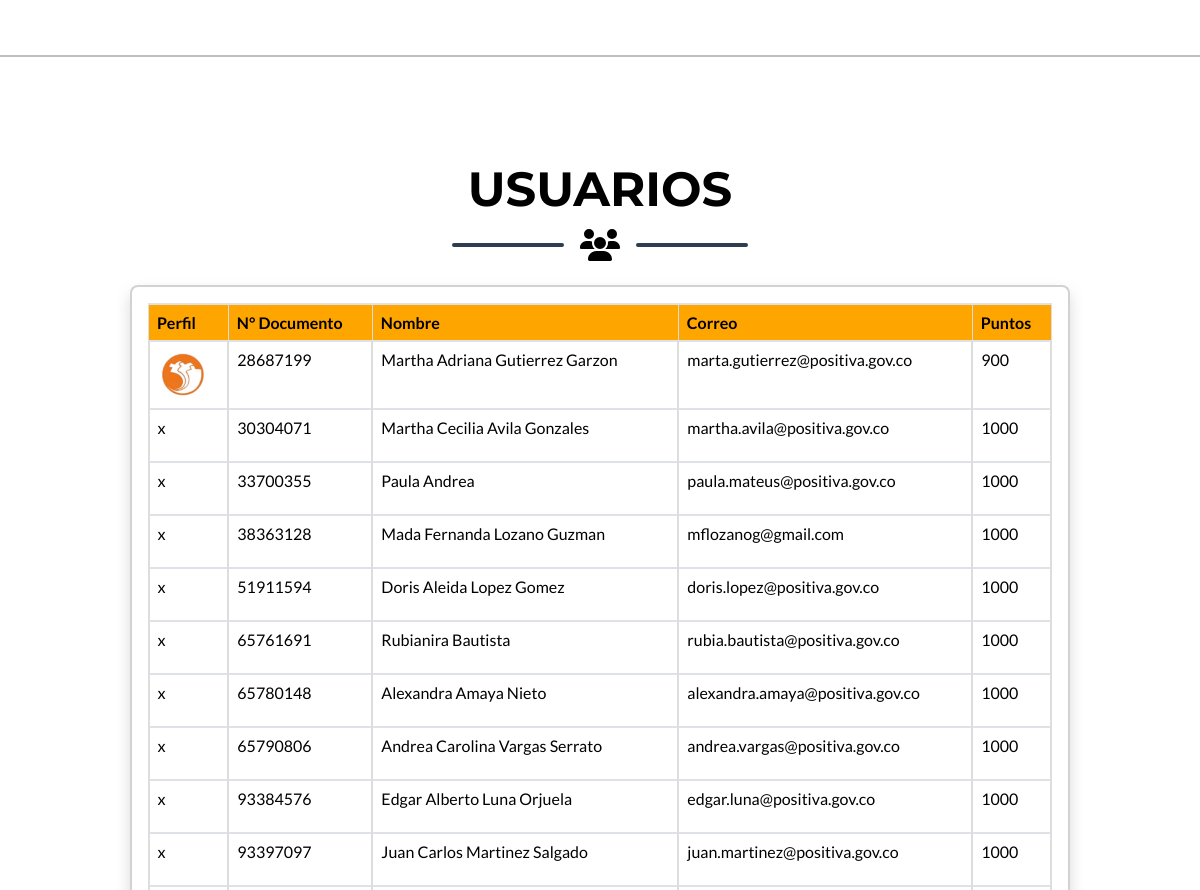
/ (signed in, middle part), run on an earlier commit of the app's database.
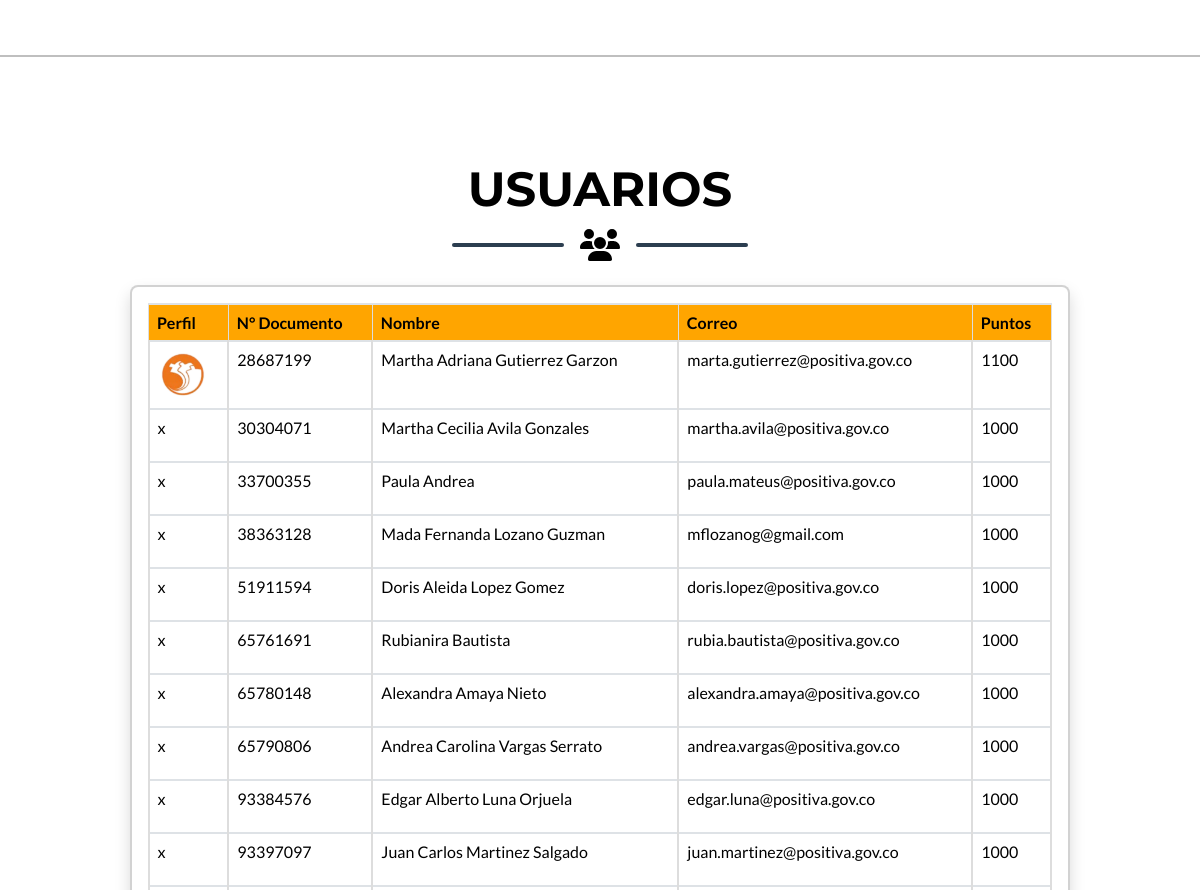
And on a later commit of the database.
### user/models.py (models this page shows, shortened)
class Usuario(models.Model):
    id = models.IntegerField(primary_key=True)
    rol = models.IntegerField(null=True, blank=True, default=2) # campo no obligatorio
    img = models.ImageField(upload_to='imagenes/', null=True, blank=True)
    nombre = models.CharField(max_length=255)
    email = models.EmailField(unique=True)
    total_puntos = models.IntegerField(default=1000)
    password = models.CharField(max_length=45)
    habilitacion = models.BooleanField(null=True, blank=True, default=True)

### user/views.py (the view)
# urls.py: path('', index, name="home"),
def index(request):
    usuarios = Usuario.objects.all()
    authenticate = 'user_id' in request.session
    return render(request, "user_blog/index.html", {'usuarios': usuarios, 'authenticate': authenticate})

### user/templates/user_blog/index.html (shortened to what this page needs)
{% extends "layout.html" %}
{% load static %}
{% block content %}
    <section class="page-section portfolio" id="programas">
    </section>
    <hr>
    <section class="page-section bg-primary text-white mb-0" id="usuarios">
        <div class="container-fluid">
            <h2 class="page-section-heading text-center text-uppercase text-secondary mb-0">USUARIOS</h2>
            <div class="divider-custom">
                <div class="divider-custom-line"></div>
                <div class="divider-custom-icon"><i class="fa-solid fa-users"></i></div>
                <div class="divider-custom-line"></div>
            </div>
            {% if authenticate %}
            <div class="card shadow mb-4">
                <div class="card-body">
                    <div class="table-responsive">
                        <table class="table table-bordered" id="dataTable" width="100%" cellspacing="0">
                            <thead>
                                <tr>
                                    <th>Perfil</th>
                                    <th>N° Documento</th>
                                    <th>Nombre</th>
                                    <th>Correo</th>
                                    <th>Puntos</th>
                                </tr>
                            </thead>
                            <tbody>
                                {% for usuario in usuarios %}
                                    <tr>
                                        <td>
                                            {% if usuario.img %}
                                                <img src="{{ usuario.img.url }}" alt="{{ usuario.nombre }}" class="img-profile" id="profile">
                                            {% else %}
                                                <p>x</p>
                                            {% endif %}
                                        </td>
                                        <td>{{ usuario.id }}</td>
                                        <td>{{ usuario.nombre }}</td>
                                        <td>{{ usuario.email }}</td>
                                        <td>{{ usuario.total_puntos }}</td>
                                    </tr>
                                {% endfor %}
                            </tbody>
                        </table>
                    </div>
                </div>
            </div>
            {% else %}
            <h1 class="text-center text-uppercase text-secondary mb-0">Iniciar sesion para ver los usuario</h1>
            {% endif %}
        </div>
    </section>
{% endblock %}

What changed in the data, as far as the page shows it:
changed Usuario "Martha Adriana Gutierrez Garzon": total_puntos "900" → "1100"
